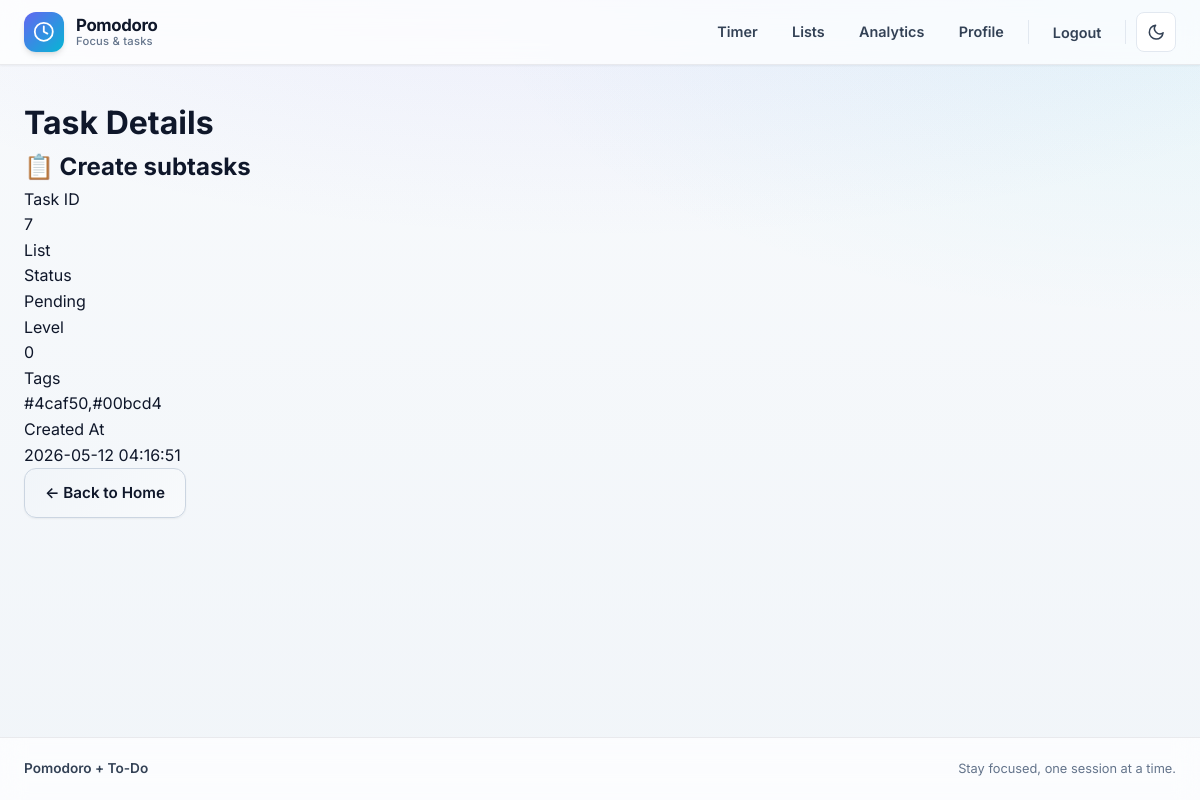
Page /task/7 (signed in) on the committed database.
### tables this page shows
CREATE TABLE tasks (
    id INTEGER PRIMARY KEY AUTOINCREMENT,
    list_id INTEGER NOT NULL,
    user_id INTEGER NOT NULL,
    content TEXT NOT NULL,
    is_done BOOLEAN DEFAULT 0,
    tags TEXT DEFAULT '',
    position INTEGER DEFAULT 0,
    parent_id INTEGER DEFAULT NULL,
    level INTEGER DEFAULT 0,
    path TEXT DEFAULT NULL,
    total_time_seconds INTEGER DEFAULT 0,
    created_at TIMESTAMP DEFAULT CURRENT_TIMESTAMP,
    FOREIGN KEY (list_id) REFERENCES lists (id) ON DELETE CASCADE,
    FOREIGN KEY (user_id) REFERENCES users (id) ON DELETE CASCADE,
    FOREIGN KEY (parent_id) REFERENCES tasks (id) ON DELETE CASCADE
);

### pomodoro/routes/tasks.py (the view)
@bp.route('/task/<int:id>', methods=['GET'])
@login_required
def task_detail(id):
    from ..models.task import get_task_by_id
    task = get_task_by_id(id, current_user.id)
    if task is None:
        flash('Task not found or access denied.', 'error')
        return redirect(url_for('home.index'))
    return render_template('home/task_detail.html', task=task)

### pomodoro/db.py (called while the page is built)
def convert_datetime(val):
    if isinstance(val, bytes):
        val = val.decode('utf-8')
    if isinstance(val, str):
        try:
            if 'T' in val:
                return datetime.fromisoformat(val.replace('Z', '+00:00'))
            else:
                return datetime.fromisoformat(val)
        except (ValueError, AttributeError):
            return datetime.now()
    return val

def get_db():
    if 'db' not in g:
        os.makedirs(current_app.instance_path, exist_ok=True)
        g.db = sqlite3.connect(
            current_app.config['DATABASE'],
            detect_types=sqlite3.PARSE_DECLTYPES | sqlite3.PARSE_COLNAMES
        )
        g.db.row_factory = sqlite3.Row
        g.db.execute("PRAGMA busy_timeout = 30000")
        from .migrations import run_pending_migrations
        run_pending_migrations(g.db)
    return g.db

### pomodoro/migrations.py (called while the page is built, shortened)
def _ensure_migrations_table(db: sqlite3.Connection):
    db.execute("""
        CREATE TABLE IF NOT EXISTS schema_migrations (
            filename TEXT PRIMARY KEY,
            applied_at TIMESTAMP DEFAULT CURRENT_TIMESTAMP
        )
    """)
    db.commit()

def run_pending_migrations(db: sqlite3.Connection):
    _ensure_migrations_table(db)
    applied = {row[0] for row in db.execute("SELECT filename FROM schema_migrations")}
    migration_files = sorted(
        f for f in os.listdir(MIGRATIONS_DIR)
        if f.endswith('.sql') and f not in applied
    )

### pomodoro/models/task.py (called while the page is built)
def get_task_by_id(task_id, user_id):
    db = get_db()
    return db.execute(
        'SELECT * FROM tasks WHERE id = ? AND user_id = ?',
        (task_id, user_id)
    ).fetchone()

### pomodoro/models/user.py (called while the page is built)
    @staticmethod
    def get_by_id(user_id):
        database = db.get_db()
        user_data = database.execute(
            'SELECT * FROM users WHERE id = ?', (user_id,)
        ).fetchone()
        if user_data:
            return User(**user_data)
        return None

### pomodoro/templates/home/task_detail.html (shortened to what this page needs)
{% extends 'base.html' %}
{% block content %}
<div class="task-detail-page">
    <h1>Task Details</h1>
    <div class="task-detail-card">
        <h2 class="task-detail-title">{{ task['content'] }}</h2>
        <dl class="task-detail-meta">
            <div>
                <dt>Task ID</dt>
                <dd>{{ task['id'] }}</dd>
            </div>
            <div>
                <dt>List</dt>
            </div>
            <div>
                <dt>Status</dt>
                <dd>{{ 'Completed' if task['is_done'] else 'Pending' }}</dd>
            </div>
            <div>
                <dt>Level</dt>
                <dd>{{ task['level'] }}</dd>
            </div>
            <div>
                <dt>Tags</dt>
                <dd>{{ task['tags'] or 'None' }}</dd>
            </div>
            <div>
                <dt>Created At</dt>
                <dd>{{ task['created_at'] }}</dd>
            </div>
        </dl>
    </div>
    <div class="task-detail-actions">
        <a href="{{ url_for('home.index') }}" class="btn btn-secondary">← Back to Home</a>
    </div>
</div>
{% endblock %}

### pomodoro/static/css/style.css (style rules this page uses)
:root { --primary-color: #6366f1; --primary-hover: #4f46e5; --primary-light: #818cf8; --secondary-color: #06b6d4; --accent-color: #f43f5e; --success-color: #059669; --warning-color: #d97706; --error-color: #dc2626; --text-primary: #0f172a; --text-secondary: #334155; --text-muted: #64748b; --bg-primary: #ffffff; --bg-secondary: #f8fafc; --bg-tertiary: #f1f5f9; --border-color: #cbd5e1; --border-light: #e2e8f0; --shadow-sm: 0 1px 2px 0 rgb(0 0 0 / 0.05); --shadow-md: 0 4px 6px -1px rgb(0 0 0 / 0.1), 0 2px 4px -2px rgb(0 0 0 / 0.1); --shadow-lg: 0 10px 15px -3px rgb(0 0 0 / 0.1), 0 4px 6px -4px rgb(0 0 0 / 0.1); --shadow-xl: 0 20px 25px -5px rgb(0 0 0 / 0.1), 0 8px 10px -6px rgb(0 0 0 / 0.1); --radius-sm: 0.375rem; --radius-md: 0.5rem; --radius-lg: 0.75rem; --radius-xl: 1rem; --focus-ring: 0 0 0 3px rgba(99, 102, 241, 0.4); }
* { margin: 0; padding: 0; box-sizing: border-box; }
body { font-family: 'Inter', -apple-system, BlinkMacSystemFont, 'Segoe UI', Roboto, 'Helvetica Neue', Arial, sans-serif; color: var(--text-primary); line-height: 1.6; min-height: 100vh; -webkit-font-smoothing: antialiased; -moz-osx-font-smoothing: grayscale; }
.btn { padding: 0.75rem 1.25rem; border: none; border-radius: var(--radius-lg); cursor: pointer; font-weight: 600; text-decoration: none; display: inline-block; transition: all 0.3s ease; font-size: 0.95rem; box-shadow: var(--shadow-sm); }
.btn-secondary { background: linear-gradient(135deg, var(--bg-tertiary) 0%, var(--bg-secondary) 100%); color: var(--text-primary); border: 1px solid var(--border-color); }

### pomodoro/static/css/base-layout.css (style rules this page uses)
:root { --header-height: 4rem; --content-max-width: 1400px; --nav-blur: 12px; --surface-elevated: rgba(255, 255, 255, 0.72); --header-border: rgba(15, 23, 42, 0.08); }
.app-body { display: flex; flex-direction: column; min-height: 100vh; background: radial-gradient(ellipse 80% 50% at 50% -20%, rgba(99, 102, 241, 0.12), transparent), radial-gradient(ellipse 60% 40% at 100% 0%, rgba(6, 182, 212, 0.08), transparent), linear-gradient(180deg, var(--bg-secondary) 0%, var(--bg-tertiary) 100%); background-attachment: fixed; }

### rows in the picture
tasks: content "📋 Create subtasks", id "7", is_done "Pending", level "0", tags "#4caf50,#00bcd4", created_at "2026-05-12 04:16:51"
